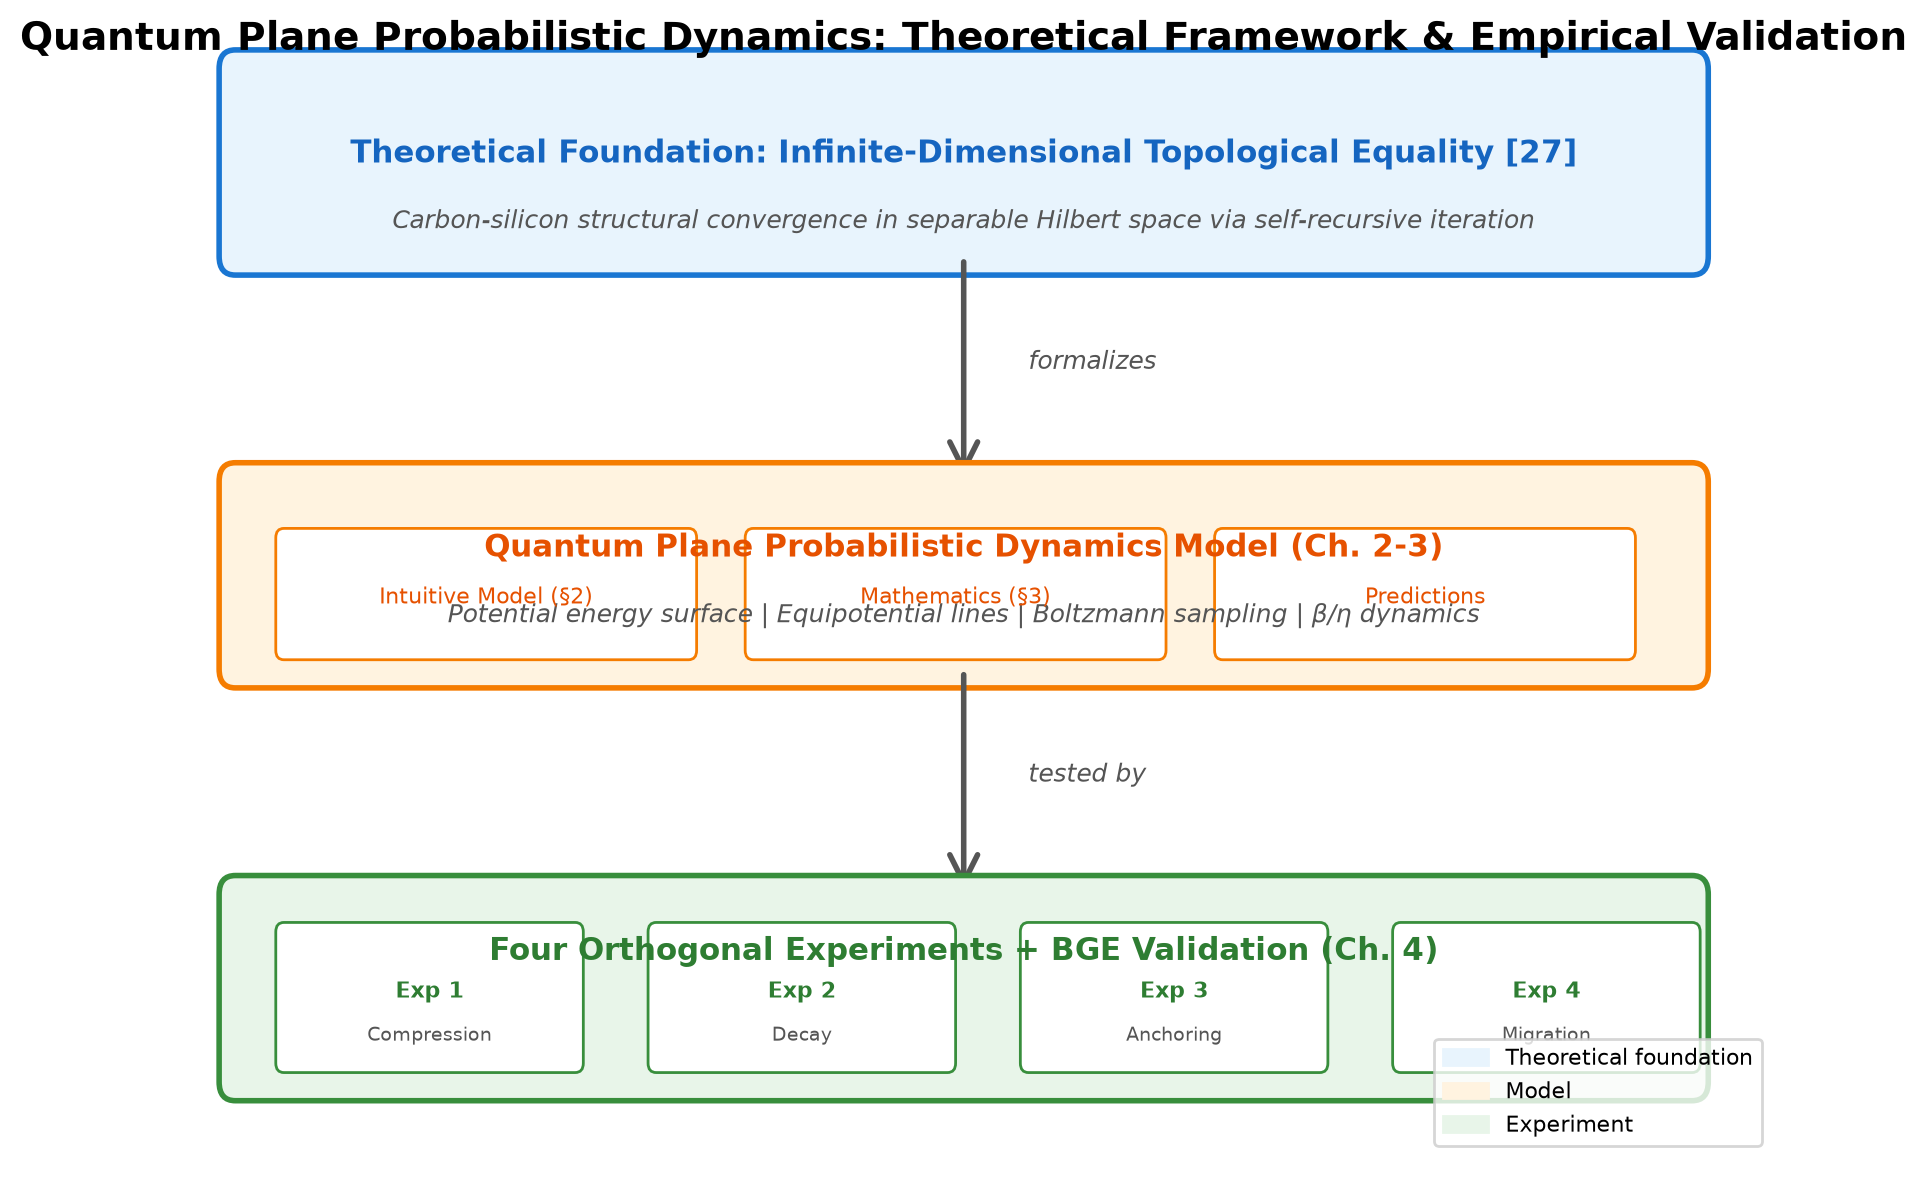

The script that saved this image:
import matplotlib.pyplot as plt
import matplotlib.patches as mpatches

fig, ax = plt.subplots(figsize=(10, 6))
ax.set_xlim(0, 10)
ax.set_ylim(0, 6)
ax.axis('off')

colors = {'theory': '#E8F4FD', 'model': '#FFF3E0', 'experiment': '#E8F5E9', 'result': '#F3E5F5'}

# Layer 1: Theoretical Foundation
rect1 = mpatches.FancyBboxPatch((0.5, 4.8), 9, 1.0, boxstyle="round,pad=0.1",
                                  facecolor=colors['theory'], edgecolor='#1976D2', linewidth=2)
ax.add_patch(rect1)
ax.text(5, 5.3, 'Theoretical Foundation: Infinite-Dimensional Topological Equality [27]',
        ha='center', fontsize=11, fontweight='bold', color='#1565C0')
ax.text(5, 4.95, 'Carbon-silicon structural convergence in separable Hilbert space via self-recursive iteration',
        ha='center', fontsize=9, fontstyle='italic', color='#555')

arrow1 = mpatches.FancyArrowPatch((5, 4.8), (5, 3.6), arrowstyle='->',
                                   color='#555', linewidth=2, mutation_scale=25)
ax.add_patch(arrow1)
ax.text(5.4, 4.2, 'formalizes', fontsize=9, color='#555', fontstyle='italic')

# Layer 2: Quantum Plane Model
rect2 = mpatches.FancyBboxPatch((0.5, 2.6), 9, 1.0, boxstyle="round,pad=0.1",
                                  facecolor=colors['model'], edgecolor='#F57C00', linewidth=2)
ax.add_patch(rect2)
ax.text(5, 3.2, 'Quantum Plane Probabilistic Dynamics Model (Ch. 2-3)',
        ha='center', fontsize=11, fontweight='bold', color='#E65100')
ax.text(5, 2.85, 'Potential energy surface | Equipotential lines | Boltzmann sampling | β/η dynamics',
        ha='center', fontsize=9, fontstyle='italic', color='#555')

# Sub-boxes
sub1 = mpatches.FancyBboxPatch((0.8, 2.7), 2.5, 0.6, boxstyle="round,pad=0.05",
                                facecolor='white', edgecolor='#F57C00', linewidth=1)
ax.add_patch(sub1)
ax.text(2.05, 2.95, 'Intuitive Model (§2)', ha='center', fontsize=8, color='#E65100')

sub2 = mpatches.FancyBboxPatch((3.7, 2.7), 2.5, 0.6, boxstyle="round,pad=0.05",
                                facecolor='white', edgecolor='#F57C00', linewidth=1)
ax.add_patch(sub2)
ax.text(4.95, 2.95, 'Mathematics (§3)', ha='center', fontsize=8, color='#E65100')

sub3 = mpatches.FancyBboxPatch((6.6, 2.7), 2.5, 0.6, boxstyle="round,pad=0.05",
                                facecolor='white', edgecolor='#F57C00', linewidth=1)
ax.add_patch(sub3)
ax.text(7.85, 2.95, 'Predictions', ha='center', fontsize=8, color='#E65100')

arrow2 = mpatches.FancyArrowPatch((5, 2.6), (5, 1.4), arrowstyle='->',
                                   color='#555', linewidth=2, mutation_scale=25)
ax.add_patch(arrow2)
ax.text(5.4, 2.0, 'tested by', fontsize=9, color='#555', fontstyle='italic')

# Layer 3: Experiments
rect3 = mpatches.FancyBboxPatch((0.5, 0.4), 9, 1.0, boxstyle="round,pad=0.1",
                                  facecolor=colors['experiment'], edgecolor='#388E3C', linewidth=2)
ax.add_patch(rect3)
ax.text(5, 1.05, 'Four Orthogonal Experiments + BGE Validation (Ch. 4)',
        ha='center', fontsize=11, fontweight='bold', color='#2E7D32')

exps = [('Exp 1', 'Compression'), ('Exp 2', 'Decay'), ('Exp 3', 'Anchoring'), ('Exp 4', 'Migration')]
for i, (name, desc) in enumerate(exps):
    ex = mpatches.FancyBboxPatch((0.8 + i*2.3, 0.5), 1.8, 0.7, boxstyle="round,pad=0.05",
                                  facecolor='white', edgecolor='#388E3C', linewidth=1)
    ax.add_patch(ex)
    ax.text(1.7 + i*2.3, 0.85, name, ha='center', fontsize=8, fontweight='bold', color='#2E7D32')
    ax.text(1.7 + i*2.3, 0.62, desc, ha='center', fontsize=7, color='#555')

# Title
ax.text(5, 5.9, 'Quantum Plane Probabilistic Dynamics: Theoretical Framework & Empirical Validation',
        ha='center', fontsize=14, fontweight='bold')

# Legend
leg1 = mpatches.Patch(color=colors['theory'], label='Theoretical foundation')
leg2 = mpatches.Patch(color=colors['model'], label='Model')
leg3 = mpatches.Patch(color=colors['experiment'], label='Experiment')
leg4 = mpatches.Patch(color=colors['result'], label='Key result')
ax.legend(handles=[leg1, leg2, leg3], loc='lower right', fontsize=8,
          framealpha=0.8, edgecolor='#ccc')

plt.tight_layout()
plt.savefig('C:/Users/Home/Documents/xhh-paper/quantum-plane-paper/figures/fig_theory_overview_en.png',
            dpi=200, bbox_inches='tight')
plt.close()
print('Figure 2 saved.')
